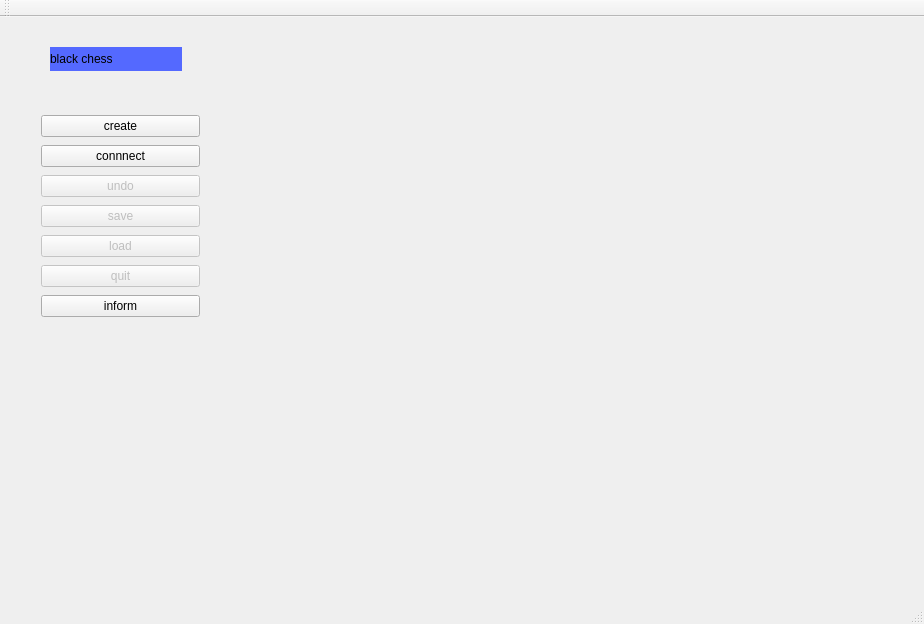
<?xml version="1.0" encoding="UTF-8"?>
<ui version="4.0">
 <class>Gomoku</class>
 <widget class="QMainWindow" name="Gomoku">
  <property name="geometry">
   <rect>
    <x>0</x>
    <y>0</y>
    <width>924</width>
    <height>624</height>
   </rect>
  </property>
  <property name="windowTitle">
   <string>Gomoku</string>
  </property>
  <widget class="QWidget" name="centralWidget">
   <widget class="GameBoard" name="gameboard" native="true">
    <property name="geometry">
     <rect>
      <x>280</x>
      <y>20</y>
      <width>571</width>
      <height>531</height>
     </rect>
    </property>
   </widget>
   <widget class="QLabel" name="colorLabel">
    <property name="geometry">
     <rect>
      <x>50</x>
      <y>30</y>
      <width>132</width>
      <height>24</height>
     </rect>
    </property>
    <property name="styleSheet">
     <string notr="true">font: 18pt &quot;.Helvetica Neue DeskInterface&quot;;
background-color: rgb(84, 105, 255);</string>
    </property>
    <property name="text">
     <string>black chess</string>
    </property>
   </widget>
   <widget class="QWidget" name="layoutWidget">
    <property name="geometry">
     <rect>
      <x>30</x>
      <y>85</y>
      <width>181</width>
      <height>231</height>
     </rect>
    </property>
    <layout class="QVBoxLayout" name="verticalLayout">
     <item>
      <widget class="QPushButton" name="createButton">
       <property name="text">
        <string>create</string>
       </property>
      </widget>
     </item>
     <item>
      <widget class="QPushButton" name="connectButton">
       <property name="text">
        <string>connnect</string>
       </property>
      </widget>
     </item>
     <item>
      <widget class="QPushButton" name="undoButton">
       <property name="enabled">
        <bool>false</bool>
       </property>
       <property name="text">
        <string>undo</string>
       </property>
      </widget>
     </item>
     <item>
      <widget class="QPushButton" name="saveButton">
       <property name="enabled">
        <bool>false</bool>
       </property>
       <property name="text">
        <string>save</string>
       </property>
      </widget>
     </item>
     <item>
      <widget class="QPushButton" name="loadButton">
       <property name="enabled">
        <bool>false</bool>
       </property>
       <property name="text">
        <string>load</string>
       </property>
      </widget>
     </item>
     <item>
      <widget class="QPushButton" name="quitButton">
       <property name="enabled">
        <bool>false</bool>
       </property>
       <property name="text">
        <string>quit</string>
       </property>
      </widget>
     </item>
     <item>
      <widget class="QPushButton" name="informButton">
       <property name="text">
        <string>inform</string>
       </property>
      </widget>
     </item>
    </layout>
   </widget>
  </widget>
  <widget class="QMenuBar" name="menuBar">
   <property name="geometry">
    <rect>
     <x>0</x>
     <y>0</y>
     <width>924</width>
     <height>23</height>
    </rect>
   </property>
  </widget>
  <widget class="QToolBar" name="mainToolBar">
   <attribute name="toolBarArea">
    <enum>TopToolBarArea</enum>
   </attribute>
   <attribute name="toolBarBreak">
    <bool>false</bool>
   </attribute>
  </widget>
  <widget class="QStatusBar" name="statusBar"/>
 </widget>
 <layoutdefault spacing="6" margin="11"/>
 <customwidgets>
  <customwidget>
   <class>GameBoard</class>
   <extends>QWidget</extends>
   <header>gameboard.h</header>
   <container>1</container>
  </customwidget>
 </customwidgets>
 <resources/>
 <connections/>
</ui>
